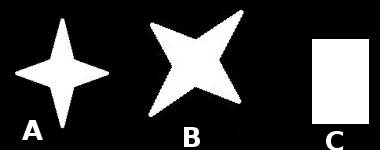
#> input picture thi_giac_may_tinh/buoi4/3.jpg, 380 x 150 px
$ python fast.py
#> lines starting #> are read from the running program, lines starting #| are printed output that depends on the picture; after the words box and inside, x2 and y2 are one past the last pixel; in counts of white or black regions, pixels touching at a corner belong together
import numpy as np
import cv2 as cv
from matplotlib import pyplot as plt

img = cv.imread('3.jpg',0)
#> img is the input picture: shape (150, 380); min 0, max 255, mean 58.8
# Initiate FAST object with default values
fast = cv.FastFeatureDetector_create()
# find and draw the keypoints
kp = fast.detect(img,None)
#> kp = 444 keypoints; strongest (x, y, size): (367, 40, 7), (41, 139, 7), (184, 146, 7), (241, 10, 7)
img2 = cv.drawKeypoints(img, kp, None, color=(255,0,0))
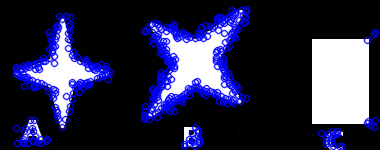
#> img2: shape (150, 380, 3); mean of channels 0, 1, 2 76.2, 45.2, 45.2; drawn as B, G, R
# Print all default params
print( "Threshold: {}".format(fast.getThreshold()) )
print( "nonmaxSuppression:{}".format(fast.getNonmaxSuppression()) )
print( "neighborhood: {}".format(fast.getType()) )
print( "Total Keypoints with nonmaxSuppression: {}".format(len(kp)) )
#| Total Keypoints with nonmaxSuppression: 444
cv.imwrite('fast_true.png',img2)
# Disable nonmaxSuppression
fast.setNonmaxSuppression(0)
kp = fast.detect(img,None)
#> kp = 1095 keypoints; strongest (x, y, size): (242, 9, 7), (246, 9, 7), (232, 10, 7), (239, 10, 7)
print( "Total Keypoints without nonmaxSuppression: {}".format(len(kp)) )
#| Total Keypoints without nonmaxSuppression: 1095
img3 = cv.drawKeypoints(img, kp, None, color=(255,0,0))
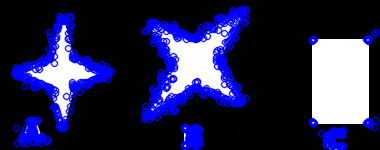
#> img3: shape (150, 380, 3); mean of channels 0, 1, 2 82.1, 41.1, 41.1; drawn as B, G, R
#cv.imwrite('fast_false.png',img3)

cv.imshow('fast',img3)
cv.waitKey(0)
cv.destroyAllWindows()

$ run again, with thi_giac_may_tinh/buoi4/1.jpg copied over thi_giac_may_tinh/buoi4/3.jpg
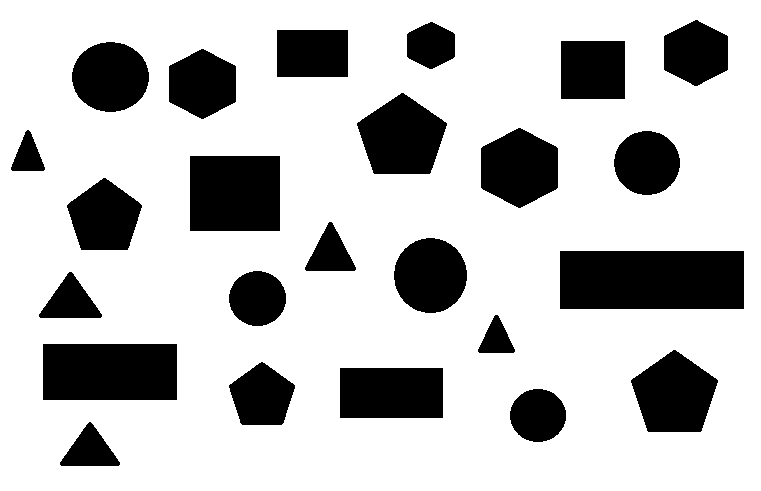
#> input picture thi_giac_may_tinh/buoi4/1.jpg, 761 x 491 px
#> img: shape (491, 761); 76% white; 24 black regions, largest, box (x1, y1, x2, y2) and area: (560, 251, 744, 309) 10672, (43, 344, 177, 400) 7504, (190, 156, 280, 231) 6750
#> `kp = fast.detect(img,None)`: kp = 14 keypoints; strongest (x, y, size): (124, 44, 7), (96, 109, 7), (124, 109, 7), (634, 133, 7)
#| Total Keypoints with nonmaxSuppression: 14
#> `kp = fast.detect(img,None)`: kp = 437 keypoints; strongest (x, y, size): (695, 20, 7), (696, 20, 7), (697, 20, 7), (430, 22, 7)
#| Total Keypoints without nonmaxSuppression: 437
#> `img3 = cv.drawKeypoints(img, kp, None, color=(255,0,0))`:
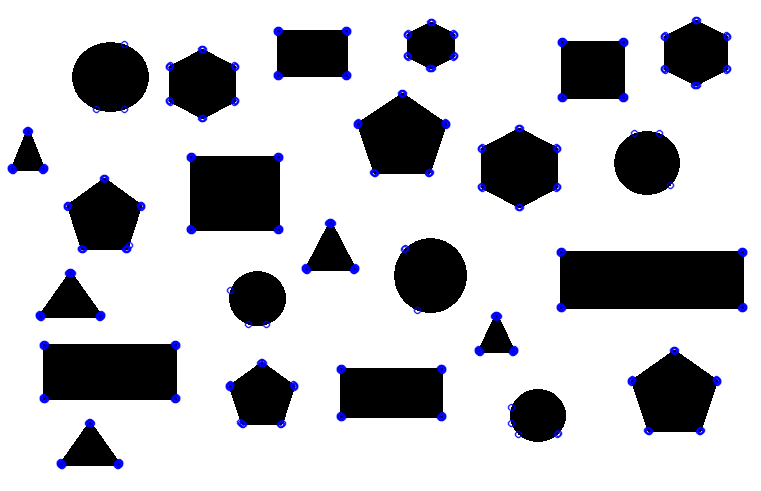
#> img3: shape (491, 761, 3); mean of channels 0, 1, 2 195.2, 191.5, 191.5; drawn as B, G, R

$ run again, with thi_giac_may_tinh/buoi4/2.jpg copied over thi_giac_may_tinh/buoi4/3.jpg
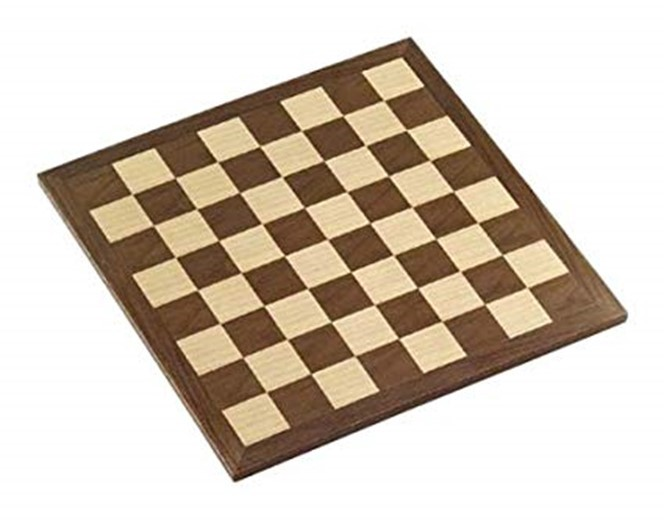
#> input picture thi_giac_may_tinh/buoi4/2.jpg, 664 x 520 px
#> `img = cv.imread('3.jpg',0)`:
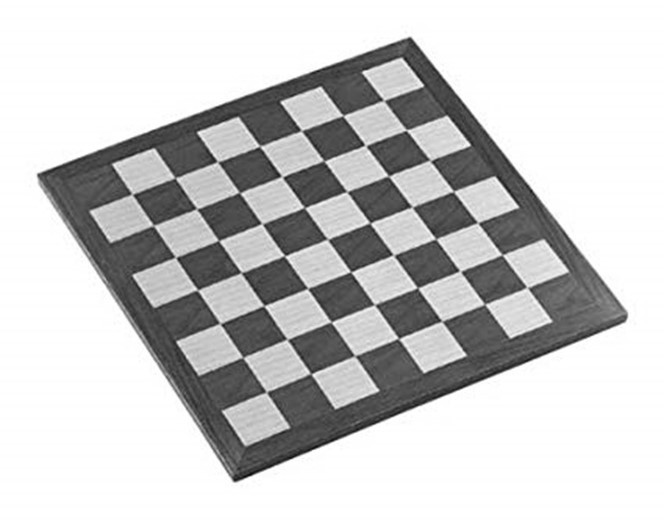
#> img: shape (520, 664); min 7, max 255, mean 201
#> `kp = fast.detect(img,None)`: kp = 2984 keypoints; strongest (x, y, size): (422, 85, 7), (457, 270, 7), (285, 178, 7), (282, 102, 7)
#| Total Keypoints with nonmaxSuppression: 2984
#> `kp = fast.detect(img,None)`: kp = 9255 keypoints; strongest (x, y, size): (405, 32, 7), (409, 36, 7), (410, 36, 7), (411, 36, 7)
#| Total Keypoints without nonmaxSuppression: 9255
#> `img3 = cv.drawKeypoints(img, kp, None, color=(255,0,0))`:
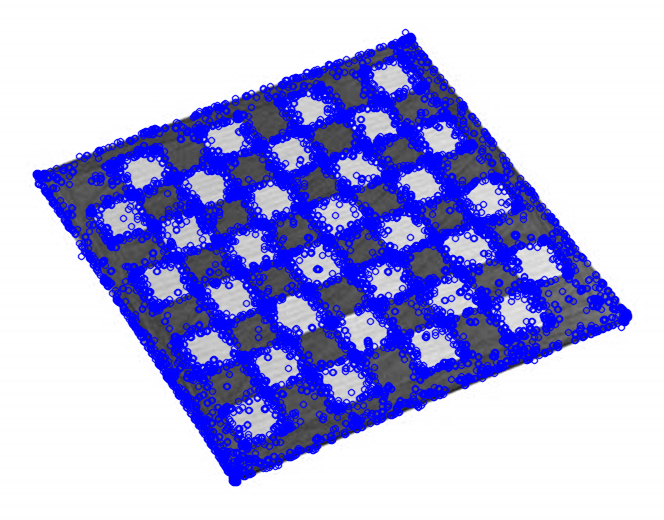
#> img3: shape (520, 664, 3); mean of channels 0, 1, 2 227.7, 172.2, 172.2; drawn as B, G, R
